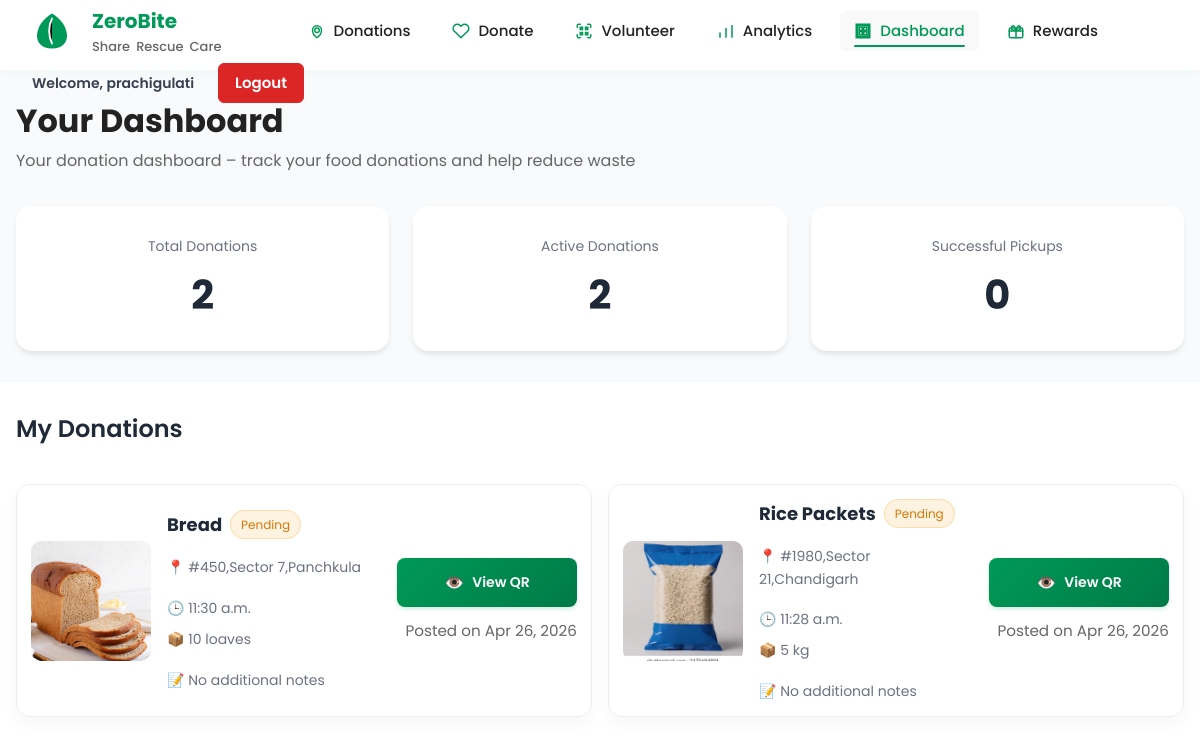
Screenshot of /dashboard/ (signed in) with the database file from the repository.
### app/models.py (models this page shows, shortened)
class CustomUser(AbstractUser):
    email = models.EmailField(unique=True)
    phone = models.CharField(max_length=15, blank=True, null=True)

class Donation(models.Model):
    STATUS_CHOICES = [
        ('pending', 'Pending'),
        ('approved', 'Approved'),
        ('completed', 'Completed'),
        ('expired', 'Expired'),
        ('reserved', 'Reserved'),
    ]
    FOOD_TYPE_CHOICES = [
        ('Cooked Meals', 'Cooked Meals'),
        ('Bakery', 'Bakery'),
        ('Produce', 'Produce'),
        ('Dairy', 'Dairy'),
        ('Packaged', 'Packaged'),
    ]
    UNIT_CHOICES = [
        ('portions', 'Portions'),
        ('kg', 'kg'),
        ('loaves', 'Loaves'),
        ('litres', 'Litres'),
        ('packs', 'Packs'),
    ]
    donor = models.ForeignKey(
        settings.AUTH_USER_MODEL,
        on_delete=models.CASCADE,
        related_name='donations'
    )
    phone = models.CharField(max_length=20)
    email = models.EmailField()
    item_name = models.CharField(max_length=200)
    food_type = models.CharField(max_length=50, choices=FOOD_TYPE_CHOICES)
    quantity = models.IntegerField(validators=[MinValueValidator(1)])
    unit = models.CharField(max_length=20, choices=UNIT_CHOICES)
    pickup_location = models.TextField()
    date_available = models.DateField()
    time_available = models.TimeField()
    food_image = models.ImageField(upload_to='donations/food/', blank=True, null=True)
    packaging_image = models.ImageField(upload_to='donations/packaging/', blank=True, null=True)
    notes = models.TextField(blank=True)
    status = models.CharField(max_length=20, choices=STATUS_CHOICES, default='pending')
    qr_code = models.ImageField(upload_to="donations/qrcodes/", blank=True, null=True)
    volunteer = models.ForeignKey(
        settings.AUTH_USER_MODEL,
        on_delete=models.SET_NULL,
        null=True,
        blank=True,
        related_name='assigned_donations'
    )
    created_at = models.DateTimeField(auto_now_add=True)
    updated_at = models.DateTimeField(auto_now=True)
    class Meta:
        db_table = 'zerobite_donations'
        ordering = ['-created_at']

### app/views.py (the view)
# urls.py: path("dashboard/", views.dashboard, name="dashboard"),
def dashboard(request):
    if not request.user.is_authenticated:
        return redirect('home')
    donations = Donation.objects.filter(donor=request.user)
    total = donations.count()
    active = donations.filter(status__in=["pending", "approved"]).count()
    completed = donations.filter(status="completed").count()
    return render(request, "dashboard.html", {
        "donations": donations,
        "total": total,
        "active": active,
        "completed": completed,
    })

### app/templates/dashboard.html (shortened to what this page needs)
{% extends 'base.html' %}
{% load static %}
{% block content %}
<link rel="stylesheet" href="{% static 'styles.css' %}">
<div class="page">
  <section class="dashboard-welcome">
    <div class="container">
      <h2 class="page-title">
        Your Dashboard
      </h2>
      <p class="page-subtitle">
        Your donation dashboard – track your food donations and help reduce waste
      </p>
      <div class="stats-grid">
        <div class="stat-card">
          <h3 class="stat-label">Total Donations</h3>
          <p class="stat-number">{{ total }}</p>
        </div>
        <div class="stat-card">
          <h3 class="stat-label">Active Donations</h3>
          <p class="stat-number">{{ active }}</p>
        </div>
        <div class="stat-card">
          <h3 class="stat-label">Successful Pickups</h3>
          <p class="stat-number">{{ completed }}</p>
        </div>
      </div>
    </div>
  </section>
  <section class="my-donations">
    <div class="container">
      <h2 class="section-title">My Donations</h2>
      <div class="donations-grid">
        {% for donation in donations %}
        <div class="donation-card">
          <div class="card-left">
            <img class="thumb" src="{{ donation.food_image.url|default:'/static/default-food.jpg' }}" alt="{{ donation.item_name }}">
          </div>
          <div class="card-mid">
            <div class="title-row">
              <h3 class="item-title">{{ donation.item_name }}</h3>
              <span class="tag status-{{ donation.status }}">{{ donation.get_status_display }}</span>
            </div>
            <div class="meta-row">
              <span class="meta">📍 {{ donation.pickup_location }}</span>
              <span class="meta">🕒 {{ donation.time_available }}</span>
            </div>
            <div class="facts-row">
              <span class="fact">📦 {{ donation.quantity }} {{ donation.unit }}</span>
              <span class="fact">📝 {{ donation.notes|default:"No additional notes" }}</span>
            </div>
          </div>
          <div class="card-right">
            {% if donation.qr_code %}
              <div class="action-buttons">
                <button class="action-btn primary view-qr-btn" data-qr-url="{{ donation.qr_code.url }}" data-donation-id="{{ donation.id }}">
                  <span class="btn-icon">👁️</span>
                  <span class="btn-text">View QR</span>
                </button>
              </div>
            {% endif %}
            <div class="expires">Posted on {{ donation.created_at|date:"M d, Y" }}</div>
          </div>
        </div>
        {% empty %}
        <p class="no-donations">You haven't listed any donations yet.</p>
        {% endfor %}
      </div>
    </div>
  </section>
{% endblock %}

### app/templates/base.html (shortened to what this page needs)
{% load static %}
<!DOCTYPE html>
<html lang="en">
<head>
  <script src="https://cdn.tailwindcss.com"></script>
  <link rel="stylesheet" href="https://cdn.jsdelivr.net/npm/aos@2.3.4/dist/aos.css" />
  <link href="https://cdn.jsdelivr.net/npm/bootstrap@5.3.0/dist/css/bootstrap.min.css" rel="stylesheet" />
  <link href="https://cdn.jsdelivr.net/npm/bootstrap-icons@1.11.1/font/bootstrap-icons.css" rel="stylesheet">
  <link rel="stylesheet" href="{% static 'styles.css' %}">
</head>
<body>
   <header>
    <nav class="navbar">
  <div class="navbar-left">
    <svg class="brand-logo" xmlns="http://www.w3.org/2000/svg" viewBox="0 0 64 64">
      <path d="M32 4C18 12 8 26 8 40c0 10 7 20 24 20s24-10 24-20C56 26 46 12 32 4z" fill="#009957" />
      <path d="M32 12c-6 12-6 28 0 40" stroke="white" stroke-width="3" stroke-linecap="round" />
    </svg>
    <div class="navbar-brand">
      <span class="brand-title">ZeroBite</span>
      <div class="fade-in-container">
        <span>Share</span>
        <span>Rescue</span>
        <span>Care</span>
      </div>
    </div>
  </div>
  <div class="navbar-center">
    <a href="{% url 'donation' %}" class="nav-link {% if request.resolver_match.url_name == 'donation' %}active{% endif %}">
      <span class="nav-icon">
        <svg xmlns="http://www.w3.org/2000/svg" fill="none" stroke="currentColor" stroke-width="2" viewBox="0 0 24 24">
          <path d="M12 21s-6-4.35-6-10a6 6 0 1112 0c0 5.65-6 10-6 10z" stroke-linecap="round" stroke-linejoin="round"/>
          <circle cx="12" cy="11" r="3"/>
        </svg>
      </span>
      Donations
    </a>
    {% if user.is_authenticated %}
      <a href="{% url 'donate' %}" class="nav-link {% if request.resolver_match.url_name == 'donate' %}active{% endif %}">
        <span class="nav-icon">
          <svg xmlns="http://www.w3.org/2000/svg" fill="none" stroke="currentColor" stroke-width="2"
       viewBox="0 0 24 24" width="24" height="24">
    <path d="M20.8 4.6a5.5 5.5 0 00-7.8 0L12 5.6l-1-1a5.5 5.5 0 00-7.8 7.8l1 1L12 21l7.8-7.6 1-1a5.5 5.5 0 000-7.8z"
          stroke-linecap="round" stroke-linejoin="round"/>
  </svg>
        </span>
        Donate
      </a>
    {% endif %}
    {% if user.is_authenticated %}
      <a href="{% url 'volunteer_dashboard' %}" class="nav-link {% if request.resolver_match.url_name == 'volunteer_dashboard' %}active{% endif %}">
        <span class="nav-icon">
        </span>
        Volunteer
      </a>
    {% endif %}
    <a href="{% url 'analytics' %}" class="nav-link {% if request.resolver_match.url_name == 'analytics' %}active{% endif %}">
      <span class="nav-icon">
        <svg xmlns="http://www.w3.org/2000/svg" fill="none" stroke="currentColor" stroke-width="2" viewBox="0 0 24 24">
          <line x1="4" y1="21" x2="4" y2="14"/>
          <line x1="12" y1="21" x2="12" y2="8"/>
          <line x1="20" y1="21" x2="20" y2="4"/>
        </svg>
      </span>
      Analytics
    </a>
    {% if user.is_authenticated %}
    <a href="{% url 'dashboard' %}" class="nav-link {% if request.resolver_match.url_name == 'dashboard' %}active{% endif %}">
      <span class="nav-icon">
        <svg xmlns="http://www.w3.org/2000/svg" fill="none" stroke="currentColor" stroke-width="2" viewBox="0 0 24 24">
          <path d="M3 3v18h18V3H3zm16 16H5V5h14v14z"/>
          <path d="M7 7h4v4H7V7zm6 0h4v4h-4V7zm-6 6h4v4H7v-4zm6 0h4v4h-4v-4z"/>
        </svg>
      </span>
      Dashboard
    </a>
    {% endif %}
    <a href="{% url 'rewards' %}" class="nav-link {% if request.resolver_match.url_name == 'rewards' %}active{% endif %}">
      <span class="nav-icon">
      </span>
      Rewards
    </a>
  </div>
    <div class="top-actions">
      {% if user.is_authenticated %}
        <span class="welcome-user">
          Welcome, {{ user.username }}
        </span>
        <form method="POST" action="{% url 'logout' %}" class="inline">
          <button type="submit" class="btn ghost">
            Logout
          </button>
        </form>
      {% endif %}
    </div>
</nav>
  </header>
 <main class="flex-grow" >
    {% block content %}{% endblock %}
  </main>
</body>
</html>

### app/static/styles.css (style rules this page uses)
:root { --accent: #009957; --text: #222; --muted: #666; --bg: #fff; --bg-alt: #f9f9f9; }
* { margin: 0; padding: 0; box-sizing: border-box; }
body { font-family: 'Poppins', sans-serif; color: var(--text); background: var(--bg); line-height: 1.6; }
.container { max-width: 1200px; margin: 0 auto; padding: 0 24px; }
.brand-logo { width: 40px; height: 40px; margin-right: 8px; }
.brand-title { font-weight: 700; font-size: 20px; color: var(--accent); }
.top-actions { display: flex; gap: 12px; }
.btn { padding: 8px 16px; border-radius: 6px; font-weight: 600; border: none; cursor: pointer; transition: 0.2s; }
.btn.ghost { background: transparent; border: 1px solid var(--accent); color: var(--accent); }
.page-title { font-size: 32px; font-weight: 700; margin-bottom: 8px; }
.page-subtitle { font-size: 16px; color: var(--muted); }
.donations-grid { display: grid; grid-template-columns: 2fr 1fr; gap: 32px; margin-top: 40px; }
.donation-card { display: grid; grid-template-columns: 120px 1fr 180px; gap: 16px; align-items: center; background: #fff; border: 1px solid #eee; border-radius: 14px; padding: 14px; box-shadow: 0 6px 18px rgba(0,0,0,0.04); }
.card-left .thumb { width: 120px; height: 120px; object-fit: cover; border-radius: 10px; background: #f3f3f3; }
.card-mid { min-width: 0; }
.title-row { display: flex; flex-wrap: wrap; align-items: center; gap: 8px; margin-bottom: 6px; }
.item-title { font-size: 18px; font-weight: 700; }
.tag { font-size: 12px; padding: 4px 10px; border-radius: 999px; background: #eef2ee; color: #2b2b2b; border: 1px solid #e4e4e4; }
.meta-row, .facts-row { display: flex; flex-wrap: wrap; gap: 18px; color: var(--muted); font-size: 14px; }
.meta, .fact { display: inline-flex; align-items: center; gap: 8px; }
.card-right { display: flex; flex-direction: column; align-items: flex-end; gap: 8px; }
.expires { font-size: 12px; color: var(--muted); }
@media (max-width: 1200px) { .container { padding: 0 16px; } }
.top-actions { display: flex; gap: 12px; flex-wrap: wrap; }
.donations-grid { display: grid; grid-template-columns: 2fr 1fr; gap: 32px; }
.donation-card { display: grid; grid-template-columns: 110px 1fr 160px; gap: 18px; align-items: center; background: #fff; border: 1px solid #f4f4f4; border-radius: 20px; box-shadow: 0 2px 16px rgba(0,153,87,0.07); padding: 18px; margin-bottom: 28px; }
.card-left .thumb { width: 90px; height: 90px; border-radius: 16px; object-fit: cover; }
.card-mid { display: flex; flex-direction: column; gap: 9px; }
.item-title { font-size: 1.25rem; margin-bottom: 2px; font-weight: 700; }
.tag { font-size: 1rem; padding: 3px 14px; border-radius: 999px; background: #F3FAF4; color: #009957; border: 1px solid #CAE8D1; margin-right: 6px; margin-bottom: 2px; }
.meta-row, .facts-row { gap: 7px; font-size: 1rem; color: #444; }
.card-right { display: flex; flex-direction: column; align-items: flex-start; }
.card-right .expires { color: #666; font-size: 0.95rem; margin-top: 4px; }
.fade-in-container span { opacity: 0; animation: fadeIn 1s forwards; }
.fade-in-container span:nth-child(1) { animation-delay: 0.2s; }
.fade-in-container span:nth-child(2) { animation-delay: 0.7s; }
.fade-in-container span:nth-child(3) { animation-delay: 1.2s; }
.donation-card { transition: transform 0.3s ease, box-shadow 0.3s ease; transform-style: preserve-3d; cursor: pointer; will-change: transform, box-shadow; perspective: 1000px; }
.donation-card { position: relative; transform-origin: center center; }
.stat-label { font-size: 14px; color: var(--muted); margin-top: 8px; }

### rows the page displays
CustomUser: username "prachigulati"
Donation: food_image (picture), item_name "Bread", status "Pending", pickup_location "#450,Sector 7,Panchkula", time_available "11:30 a.m.", quantity "10", unit "loaves", notes "No additional notes", created_at "Apr 26, 2026"
Donation: food_image (picture), item_name "Rice Packets", status "Pending", pickup_location "#1980,Sector 21,Chandigarh", time_available "11:28 a.m.", quantity "5", unit "kg", notes "No additional notes", created_at "Apr 26, 2026"

### other values shown
{{ total }} "2"
{{ active }} "2"
{{ completed }} "0"
